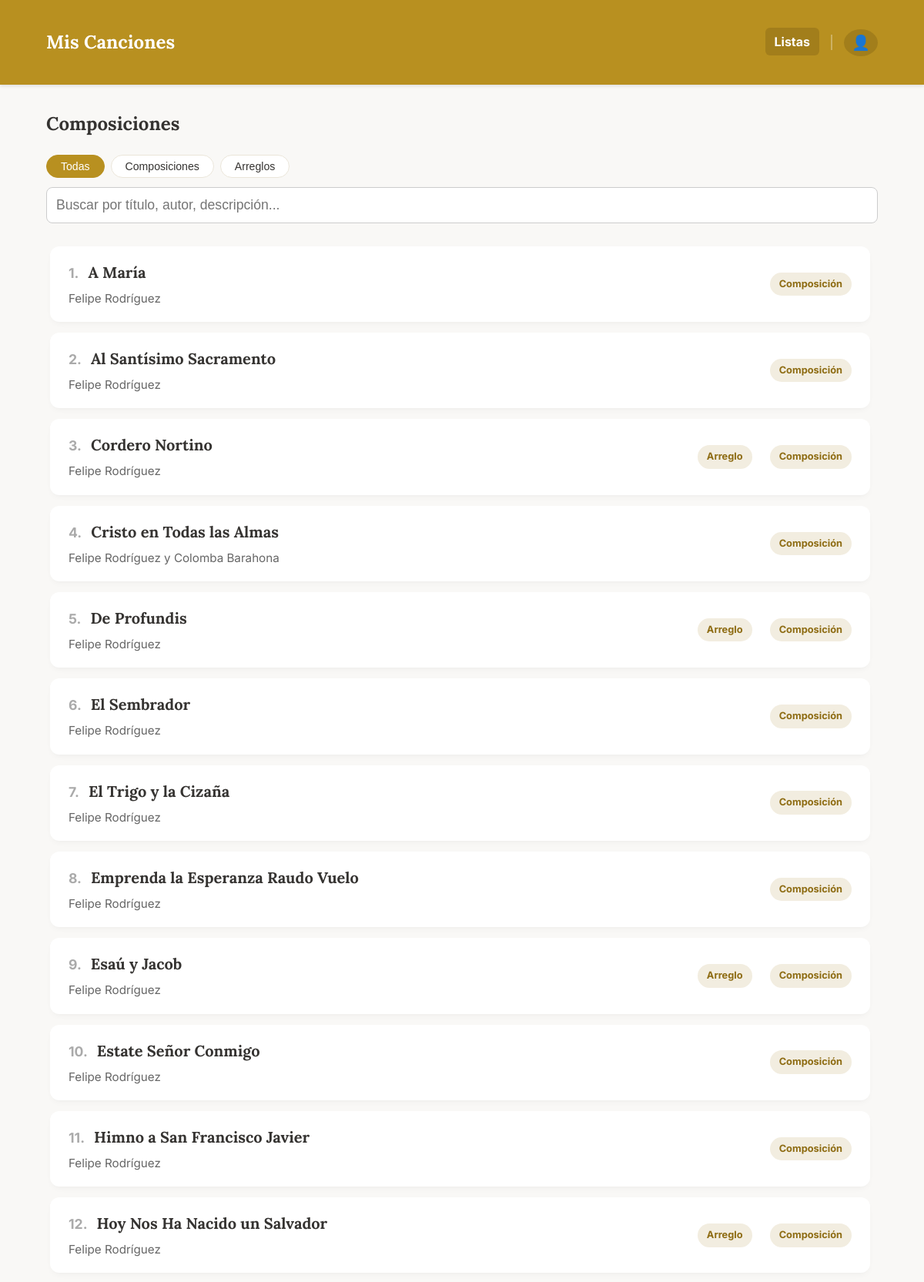
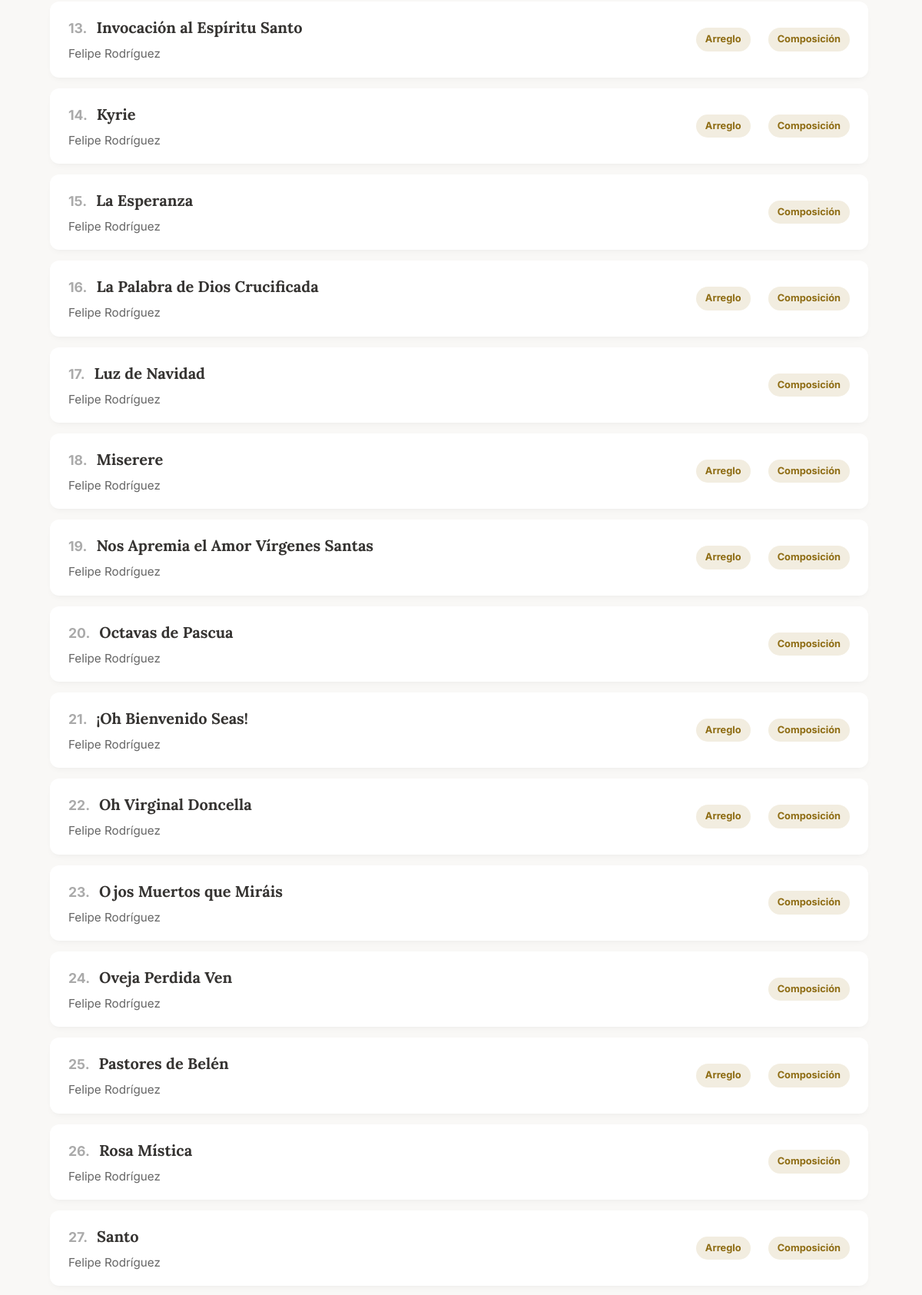
Screenshot of /composiciones (upper part) with the database file from the repository (2 pictures, top to bottom).
### app.py (models this page shows, shortened)
class Cancion(db.Model):
    id = db.Column(db.Integer, primary_key=True)
    titulo = db.Column(db.String(150), nullable=False)
    musica = db.Column(db.String(100))
    letra = db.Column(db.String(100))
    adaptacion = db.Column(db.String(100))
    idioma = db.Column(db.String(50))
    dia = db.Column(db.Integer, nullable=True)
    mes = db.Column(db.Integer, nullable=True)
    anio = db.Column(db.Integer)
    descripcion = db.Column(db.Text)
    audio = db.Column(db.String(150))
    letras_acordes = db.Column(db.String(150)) # Antes 'partitura' (PDF)
    partitura = db.Column(db.String(150))      # Antes 'partitura_xml' (MusicXML)
    midi = db.Column(db.String(150))           # Archivo MIDI
    tags_json = db.Column(db.String(500))
    tipo = db.Column(db.String(50), nullable=False, default='local')
    categorias_json = db.Column(db.String(200))
    youtube_video_embed = db.Column(db.Text)
    youtube_audio_embed = db.Column(db.Text)
    @property
    def categorias(self):
        return json.loads(self.categorias_json) if self.categorias_json else []

### app.py (the view)
@app.route('/composiciones')
def ver_composiciones():
    base_songs = search_by_category("Composición")
    filtered_songs, search_query = search_songs(base_songs)
    filtered_songs.sort(key=lambda x: normalize_for_sorting(x.titulo))
    return render_template('composiciones.html', composiciones=filtered_songs, search_query=search_query, page_context='composiciones')

### app.py (called while the page is built, shortened)
@app.template_filter('sort_categories_for_page')
def sort_categories_for_page(categories, page_context='default'):
    sorted_cats = list(categories) # Crear una copia para no modificar la original
    if page_context == 'arreglos':
        sorted_cats.sort(key=lambda x: (x != 'Composición', x != 'Arreglo'))
    else:
        sorted_cats.sort(key=lambda x: (x != 'Arreglo', x != 'Composición'))
    return sorted_cats

@app.context_processor
def inject_globals():
    try:
        with open('build_date.txt', 'r', encoding='utf-8') as f:
            date_str = f.read().strip()
    except Exception:
        date_str = "Desconocida"
    return dict(last_update=date_str, FEATURES=FEATURES)

def normalize_for_sorting(titulo):
    if not titulo:
        return ""
    titulo_normalizado = unidecode(titulo.lower())
    return "".join(c for c in titulo_normalizado if c.isalnum() or c.isspace()).strip()

def search_songs(base_songs):
    search_query = request.args.get('search', '').strip()
    if not search_query:
        return base_songs, search_query

def search_by_category(category_name):
    all_songs = Cancion.query.all()
    normalized_category = unidecode(category_name.lower())
    return [
        song for song in all_songs if normalized_category in unidecode(str(song.categorias).lower())
    ]

### templates/composiciones.html
{% extends "base.html" %}
{% block content %}
    <h2>Composiciones</h2>
    {% include '_filters.html' %}
    <div class="lista-scroll" id="song-list-container">
        {% include '_song_list.html' %}
    </div>
{% endblock %}

### templates/_song_list.html
<div class="lista-composiciones">
    {% for obra in composiciones %}
        <a href="{{ url_for('ver_composicion', comp_id=obra.id, context=page_context, tag_name=tag_nombre, search=search_query, sort_by=sort_by) }}" class="tarjeta-obra">
            <div class="info-tarjeta">
                <div class="song-title-with-number">
                    <span class="song-number">{{ loop.index }}.</span>
                    <h3>{{ obra.titulo }}</h3>
                </div>
                <p>{{ obra.musica }}</p>
            </div>
            <div class="categoria-tags-container">
                {% if obra.categorias %}
                    {% for cat in obra.categorias | sort_categories_for_page(page_context) %}
                        <span class="categoria-tag">{{ cat }}</span>
                    {% endfor %}
                {% endif %}
            </div>
        </a>
    {% else %}
        <p style="padding: 20px;">No se encontraron canciones que coincidan con tu búsqueda.</p>
    {% endfor %}
</div>

### static/style.css (style rules this page uses)
:root { --color-principal: #b89020; --color-fondo: #f9f8f6; --color-boton-nav: #a27e1b; --color-texto: #353331; --color-texto-secundario: #666666; --color-acento: #dcb33f; --color-blanco: #ffffff; --color-tag-bg: #f2ede0; --color-tag-texto: #8e6c13; --color-borde: #eae5d9; --color-header-bg: var(--color-principal); --color-header-texto: var(--color-blanco); --color-header-btn-bg: var(--color-boton-nav); --color-footer-bg: var(--color-principal); --color-footer-texto: var(--color-blanco); --color-btn-bg: var(--color-principal); --color-btn-texto: var(--color-blanco); --color-btn-borde: transparent; }
body { font-family: 'Inter', sans-serif; background-color: var(--color-fondo); color: var(--color-texto); margin: 0; line-height: 1.6; }
h1, h2, h3, h4, h5, h6, .brand-logo { font-family: 'Lora', serif; font-weight: 700; }
.lista-scroll { height: 85vh; overflow-y: auto; border: none; background-color: transparent; padding-right: 5px; }
.lista-composiciones { display: block; padding: 10px 5px; }
.tarjeta-obra { display: flex; justify-content: space-between; align-items: center; border-bottom: none; text-decoration: none; color: var(--color-texto); background-color: var(--color-blanco); border-radius: 12px; margin-bottom: 14px; box-shadow: 0 4px 8px -2px rgba(0, 0, 0, 0.04), 0 2px 4px -1px rgba(0, 0, 0, 0.02); transition: transform 0.25s cubic-bezier(0.4, 0, 0.2, 1), box-shadow 0.25s cubic-bezier(0.4, 0, 0.2, 1), background-color 0.2s; padding: 18px 24px; }
.song-title-with-number { display: flex; align-items: baseline; gap: 12px; }
.song-number { color: #aaa; font-weight: bold; font-size: 1.1em; }
.info-tarjeta { padding: 0; }
.info-tarjeta h3 { margin: 0 0 6px 0; font-size: 1.25em; color: var(--color-texto); }
.info-tarjeta p { margin: 0; color: var(--color-texto-secundario); font-size: 0.95em; }
.categoria-tags-container { display: flex; gap: 8px; }
.categoria-tag { background-color: #f2ede0; color: #8e6c13; font-size: 0.8em; font-weight: bold; padding: 5px 12px; border-radius: 20px; margin-left: 15px; white-space: nowrap; transition: background-color 0.2s; }

### rows the page displays
Cancion: titulo "A María", musica "Felipe Rodríguez", cat "Composición"
Cancion: titulo "Al Santísimo Sacramento", musica "Felipe Rodríguez", cat "Composición"
Cancion: titulo "Cordero Nortino", musica "Felipe Rodríguez", cat "Arreglo" "Composición"
Cancion: titulo "Cristo en Todas las Almas", musica "Felipe Rodríguez y Colomba Barahona", cat "Composición"
Cancion: titulo "De Profundis", musica "Felipe Rodríguez", cat "Arreglo" "Composición"
Cancion: titulo "El Sembrador", musica "Felipe Rodríguez", cat "Composición"
Cancion: titulo "El Trigo y la Cizaña", musica "Felipe Rodríguez", cat "Composición"
Cancion: titulo "Emprenda la Esperanza Raudo Vuelo", musica "Felipe Rodríguez", cat "Composición"
Cancion: titulo "Esaú y Jacob", musica "Felipe Rodríguez", cat "Arreglo" "Composición"
Cancion: titulo "Estate Señor Conmigo", musica "Felipe Rodríguez", cat "Composición"
Cancion: titulo "Himno a San Francisco Javier", musica "Felipe Rodríguez", cat "Composición"
Cancion: titulo "Hoy Nos Ha Nacido un Salvador", musica "Felipe Rodríguez", cat "Arreglo" "Composición"
Cancion: titulo "Invocación al Espíritu Santo", musica "Felipe Rodríguez", cat "Arreglo" "Composición"
Cancion: titulo "Kyrie", musica "Felipe Rodríguez", cat "Arreglo" "Composición"
Cancion: titulo "La Esperanza", musica "Felipe Rodríguez", cat "Composición"
Cancion: titulo "La Palabra de Dios Crucificada", musica "Felipe Rodríguez", cat "Arreglo" "Composición"
Cancion: titulo "Luz de Navidad", musica "Felipe Rodríguez", cat "Composición"
Cancion: titulo "Miserere", musica "Felipe Rodríguez", cat "Arreglo" "Composición"
Cancion: titulo "Nos Apremia el Amor Vírgenes Santas", musica "Felipe Rodríguez", cat "Arreglo" "Composición"
Cancion: titulo "Octavas de Pascua", musica "Felipe Rodríguez", cat "Composición"
Cancion: titulo "¡Oh Bienvenido Seas!", musica "Felipe Rodríguez", cat "Arreglo" "Composición"
Cancion: titulo "Oh Virginal Doncella", musica "Felipe Rodríguez", cat "Arreglo" "Composición"
Cancion: titulo "Ojos Muertos que Miráis", musica "Felipe Rodríguez", cat "Composición"
Cancion: titulo "Oveja Perdida Ven", musica "Felipe Rodríguez", cat "Composición"
Cancion: titulo "Pastores de Belén", musica "Felipe Rodríguez", cat "Arreglo" "Composición"
Cancion: titulo "Rosa Mística", musica "Felipe Rodríguez", cat "Composición"
Cancion: titulo "Santo", musica "Felipe Rodríguez", cat "Arreglo" "Composición"
